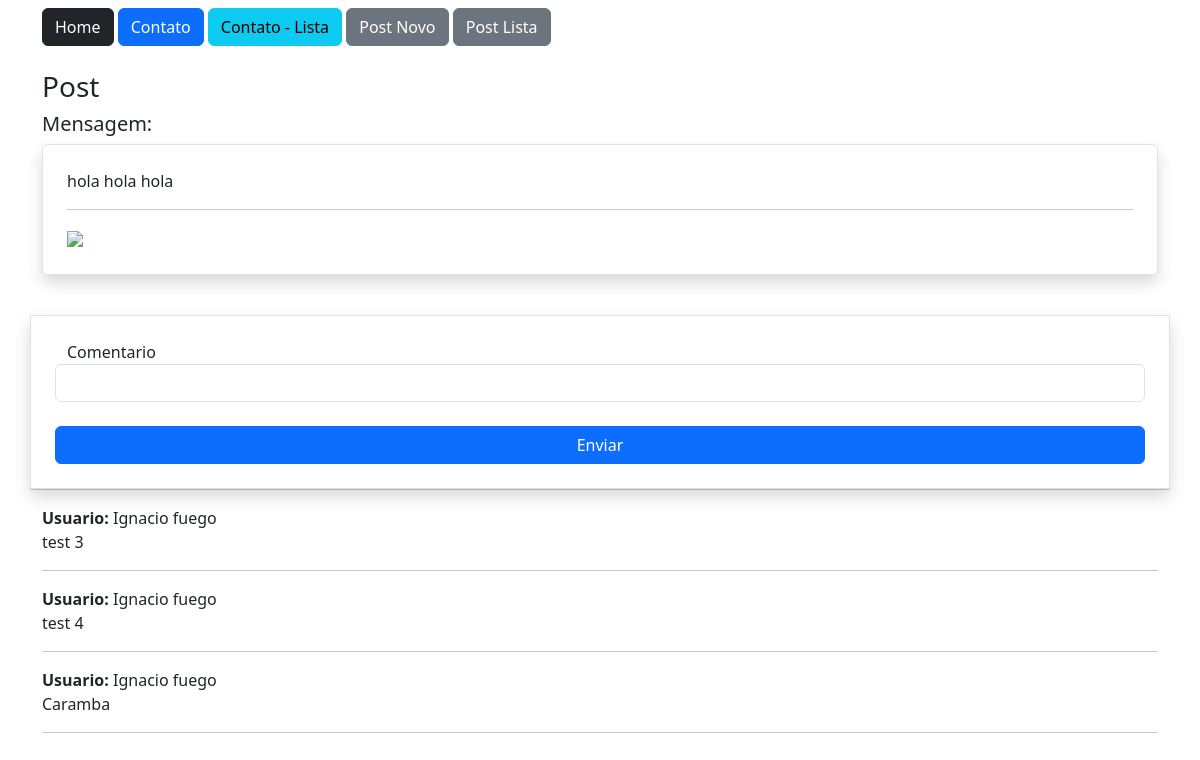
Screenshot of /post/1/ (signed in) with the database file from the repository.
### estudo_flask/models.py (models this page shows, shortened)
class Post(db.Model):
    id = db.Column(db.Integer, primary_key=True)
    data_criacao = db.Column(db.DateTime, default=datetime.now())
    mensagem = db.Column(db.String, nullable=True)
    imagem = db.Column(db.String, nullable=True, default='default.png')
    user_id = db.Column(db.Integer, db.ForeignKey('user.id'), nullable=True)
    comentarios = db.relationship('PostComentarios', backref='post', lazy=True)

class PostComentarios(db.Model):
    id = db.Column(db.Integer, primary_key=True)
    data_criacao = db.Column(db.DateTime, default=datetime.now())
    comentario = db.Column(db.String, nullable=True)
    user_id = db.Column(db.Integer, db.ForeignKey('user.id'), nullable=True)
    post_id = db.Column(db.Integer, db.ForeignKey('post.id'), nullable=True)

class User(db.Model, UserMixin):
    id = db.Column(db.Integer, primary_key=True)
    nome = db.Column(db.String, nullable=True)
    sobrenome = db.Column(db.String, nullable=True)
    email = db.Column(db.String, nullable=True)
    senha = db.Column(db.String, nullable=True)
    posts = db.relationship('Post', backref='user', lazy=True)
    post_comentarios = db.relationship('PostComentarios', backref='user', lazy=True)

### estudo_flask/views.py (the view)
@app.route('/post/<int:id>/', methods=['GET', 'POST'])
@login_required
def post(id):
    post = Post.query.get(id)
    form = PostComentarioForm()
    if form.validate_on_submit():
        form.save(current_user.id, id)
        return redirect(url_for('post', id=id))
    return render_template('post.html', post=post, form=form)

### estudo_flask/forms.py (shortened to what this page needs)
class PostComentarioForm(FlaskForm):
    comentario = StringField('Comentario', validators=[DataRequired()])
    btnSubmit = SubmitField('Enviar')

### estudo_flask/models.py (called while the page is built)
@login_manager.user_loader
def load_user(user_id):
    return User.query.get(user_id)

### estudo_flask/templates/post.html (shortened to what this page needs)
{% extends 'base.html' %}
{% block content %}
    <div class="container">
        {% include 'nav.html' %}
        <div class="row mt-4">
            <h3>Post</h3>
        </div>
        <div class="row">
            <div class="col-12">
                <h5>Mensagem:</h5>
                <div class="col-12 border rounded p-4 shadow">
                    {{post.mensagem}}
                    <hr>
                    <img src="{{ url_for('static', filename='data/post/{}'.format(post.imagem)) }}" style="max-width: 300px;">
                </div>
            </div>
            <div class="col-12 mt-3">
                <form action="" method="post" class="row mt-4 p-4 round border shadow">
                    {{ form.comentario.label() }}
                    {{ form.comentario(class="form-control") }}
                    {{ form.btnSubmit(class="btn btn-primary col-12 mt-4") }}
                </form>
            </div>
            <hr>
            <div class="col-12">
                {% for c in post.comentarios %}
                <p>
                    <b>Usuario:</b> {{ c.user.nome }} {{ c.user.sobrenome }} <br>
                    {{ c.comentario }}
                </p>
                <hr>
                {% endfor %}
            </div>
        </div>
    </div>
{% endblock %}

### estudo_flask/templates/base.html (shortened to what this page needs)
<!DOCTYPE html>
<html lang="en">
<head>
    <link href="https://cdn.jsdelivr.net/npm/bootstrap@5.3.8/dist/css/bootstrap.min.css" rel="stylesheet">
</head>
<body>
    <section class="container-fluid mt-2">
        {% block content %}{% endblock %}
    </section>
</body>
</html>

### estudo_flask/templates/nav.html
    <a href="/" class="btn btn-dark">Home</a>
    <a href="{{url_for('contato')}}" class="btn btn-primary">Contato</a>
    <a href="{{url_for('contatoLista')}}" class="btn btn-info">Contato - Lista</a>
    <a href="{{url_for('postNovo')}}" class="btn btn-secondary">Post Novo</a>
    <a href="{{url_for('postLista')}}" class="btn btn-secondary">Post Lista</a>

### rows the page displays
Post: mensagem "hola hola hola"
PostComentarios: user.nome "Ignacio", user.sobrenome "fuego", comentario "test 3"
PostComentarios: user.nome "Ignacio", user.sobrenome "fuego", comentario "test 4"
PostComentarios: user.nome "Ignacio", user.sobrenome "fuego", comentario "Caramba"
